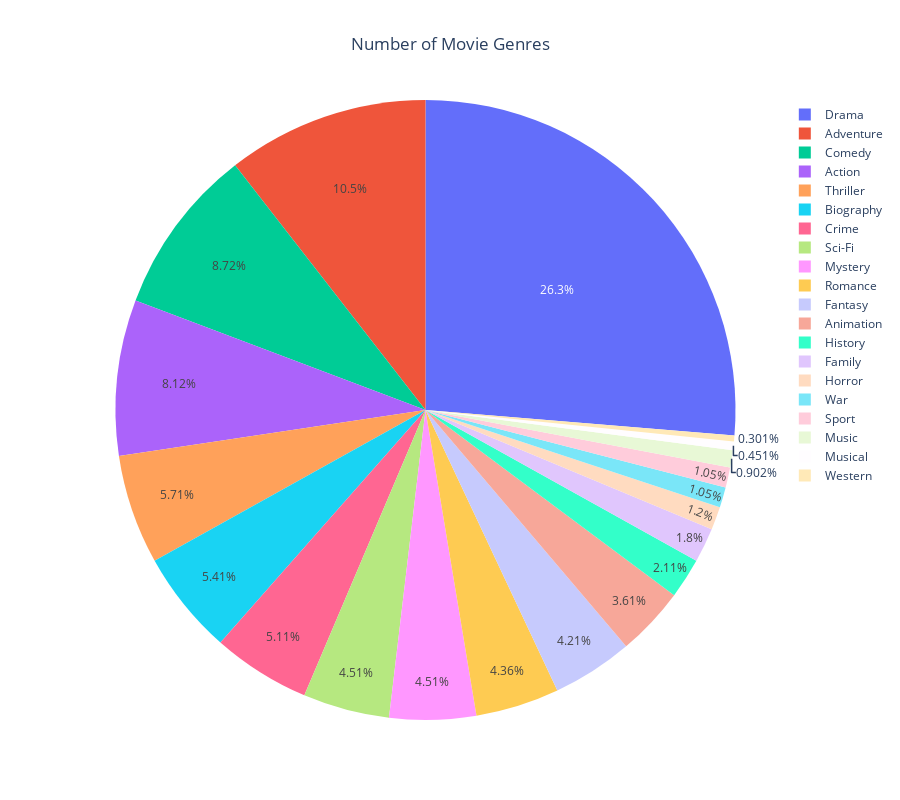

Notebook cell for this chart:
### Code cell
# Pie chart plot showing the number of movies by movie genres with plotly
import plotly.graph_objects as go

fig = go.Figure(data=[go.Pie(labels=genres.value_counts().index, values=genres.value_counts().values)])
fig.update_layout(title='Number of Movie Genres', title_x=0.5,autosize=True, width=900, height=800) 

fig.show()

### Figure 1 — Plotly figure (JSON) as saved in the notebook; plotly's stock layout.template omitted (floating-point values rounded to 4 significant figures)
{"data": [{"labels": ["Drama", "Adventure", "Comedy", "Action", "Thriller", "Biography", "Crime", "Sci-Fi", "Mystery", "Romance", "Fantasy", "Animation", "History", "Family", "Horror", "War", "Sport", "Music", "Musical", "Western"], "type": "pie", "values": [175, 70, 58, 54, 38, 36, 34, 30, 30, 29, 28, 24, 14, 12, 8, 7, 7, 6, 3, 2]}], "layout": {"autosize": true, "height": 800, "title": {"text": "Number of Movie Genres", "x": 0.5}, "width": 900}}
